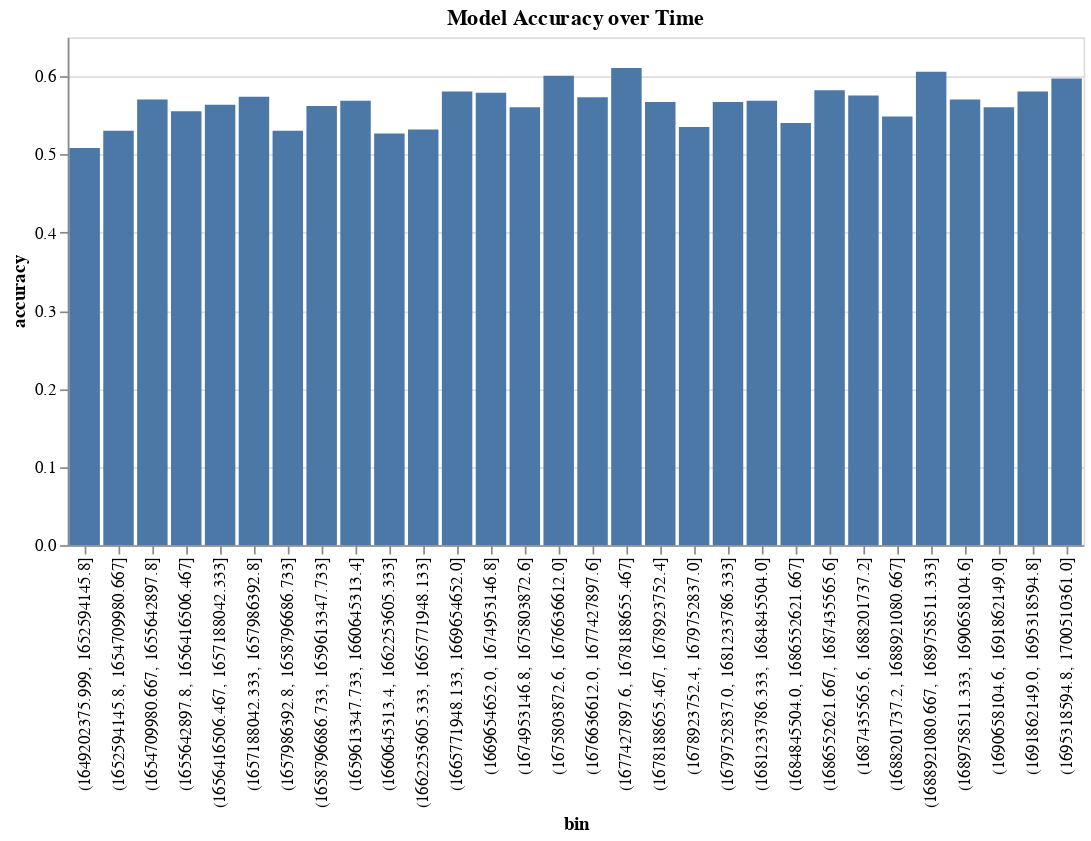

Source (notebook cell):
### Code cell
alt.Chart(binned).mark_bar().encode(
    x='bin',
    y='accuracy',
).properties(title='Model Accuracy over Time')

### Figure 1 — Vega-Lite specification as saved in the notebook (floating-point values rounded to 4 significant figures)
{"config": {"view": {"continuousWidth": 300, "continuousHeight": 300}}, "data": {"name": "data-6282953e1167d4c78513df5ad0e3617a"}, "mark": {"type": "bar"}, "encoding": {"x": {"field": "bin", "type": "nominal"}, "y": {"field": "accuracy", "type": "quantitative"}}, "title": "Model Accuracy over Time", "$schema": "https://vega.github.io/schema/vega-lite/v5.16.3.json", "datasets": {"data-6282953e1167d4c78513df5ad0e3617a": [{"bin": "(1649202375.999, 1652594145.8]", "sum": 303, "count": 596, "accuracy": 0.5084}, {"bin": "(1652594145.8, 1654709980.667]", "sum": 316, "count": 596, "accuracy": 0.5302}, {"bin": "(1654709980.667, 1655642897.8]", "sum": 340, "count": 596, "accuracy": 0.5705}, {"bin": "(1655642897.8, 1656416506.467]", "sum": 331, "count": 596, "accuracy": 0.5554}, {"bin": "(1656416506.467, 1657188042.333]", "sum": 336, "count": 596, "accuracy": 0.5638}, {"bin": "(1657188042.333, 1657986392.8]", "sum": 342, "count": 596, "accuracy": 0.5738}, {"bin": "(1657986392.8, 1658796686.733]", "sum": 316, "count": 596, "accuracy": 0.5302}, {"bin": "(1658796686.733, 1659613347.733]", "sum": 335, "count": 596, "accuracy": 0.5621}, {"bin": "(1659613347.733, 1660645313.4]", "sum": 339, "count": 596, "accuracy": 0.5688}, {"bin": "(1660645313.4, 1662253605.333]", "sum": 314, "count": 596, "accuracy": 0.5268}, {"bin": "(1662253605.333, 1665771948.133]", "sum": 317, "count": 596, "accuracy": 0.5319}, {"bin": "(1665771948.133, 1669654652.0]", "sum": 346, "count": 596, "accuracy": 0.5805}, {"bin": "(1669654652.0, 1674953146.8]", "sum": 345, "count": 596, "accuracy": 0.5789}, {"bin": "(1674953146.8, 1675803872.6]", "sum": 334, "count": 596, "accuracy": 0.5604}, {"bin": "(1675803872.6, 1676636612.0]", "sum": 358, "count": 596, "accuracy": 0.6007}, {"bin": "(1676636612.0, 1677427897.6]", "sum": 341, "count": 595, "accuracy": 0.5731}, {"bin": "(1677427897.6, 1678188655.467]", "sum": 364, "count": 596, "accuracy": 0.6107}, {"bin": "(1678188655.467, 1678923752.4]", "sum": 338, "count": 596, "accuracy": 0.5671}, {"bin": "(1678923752.4, 1679752837.0]", "sum": 319, "count": 596, "accuracy": 0.5352}, {"bin": "(1679752837.0, 1681233786.333]", "sum": 338, "count": 596, "accuracy": 0.5671}, {"bin": "(1681233786.333, 1684845504.0]", "sum": 339, "count": 596, "accuracy": 0.5688}, {"bin": "(1684845504.0, 1686552621.667]", "sum": 322, "count": 596, "accuracy": 0.5403}, {"bin": "(1686552621.667, 1687435565.6]", "sum": 347, "count": 596, "accuracy": 0.5822}, {"bin": "(1687435565.6, 1688201737.2]", "sum": 343, "count": 596, "accuracy": 0.5755}, {"bin": "(1688201737.2, 1688921080.667]", "sum": 327, "count": 596, "accuracy": 0.5487}, {"bin": "(1688921080.667, 1689758511.333]", "sum": 361, "count": 596, "accuracy": 0.6057}, {"bin": "(1689758511.333, 1690658104.6]", "sum": 340, "count": 596, "accuracy": 0.5705}, {"bin": "(1690658104.6, 1691862149.0]", "sum": 334, "count": 596, "accuracy": 0.5604}, {"bin": "(1691862149.0, 1695318594.8]", "sum": 346, "count": 596, "accuracy": 0.5805}, {"bin": "(1695318594.8, 1700510361.0]", "sum": 356, "count": 596, "accuracy": 0.5973}]}}
